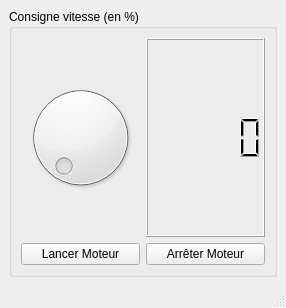
<?xml version="1.0" encoding="UTF-8"?>
<ui version="4.0">
 <class>Equilibreuse</class>
 <widget class="QMainWindow" name="Equilibreuse">
  <property name="geometry">
   <rect>
    <x>0</x>
    <y>0</y>
    <width>286</width>
    <height>308</height>
   </rect>
  </property>
  <property name="windowTitle">
   <string>Equilibreuse</string>
  </property>
  <widget class="QWidget" name="centralwidget">
   <layout class="QVBoxLayout" name="verticalLayout_2">
    <item>
     <widget class="QGroupBox" name="groupBox">
      <property name="title">
       <string>Consigne vitesse (en %)</string>
      </property>
      <layout class="QVBoxLayout" name="verticalLayout">
       <item>
        <layout class="QHBoxLayout" name="horizontalLayout">
         <item>
          <widget class="QDial" name="dial_ConsigneVitesse"/>
         </item>
         <item>
          <widget class="QLCDNumber" name="lcdNumber_consigne"/>
         </item>
        </layout>
       </item>
       <item>
        <layout class="QHBoxLayout" name="horizontalLayout_2">
         <item>
          <widget class="QPushButton" name="pushButton_Lancer">
           <property name="text">
            <string>Lancer Moteur</string>
           </property>
          </widget>
         </item>
         <item>
          <widget class="QPushButton" name="pushButton_Arreter">
           <property name="text">
            <string>Arrêter Moteur</string>
           </property>
          </widget>
         </item>
        </layout>
       </item>
      </layout>
     </widget>
    </item>
   </layout>
  </widget>
  <widget class="QMenuBar" name="menubar">
   <property name="geometry">
    <rect>
     <x>0</x>
     <y>0</y>
     <width>286</width>
     <height>20</height>
    </rect>
   </property>
  </widget>
  <widget class="QStatusBar" name="statusbar"/>
 </widget>
 <resources/>
 <connections/>
</ui>
